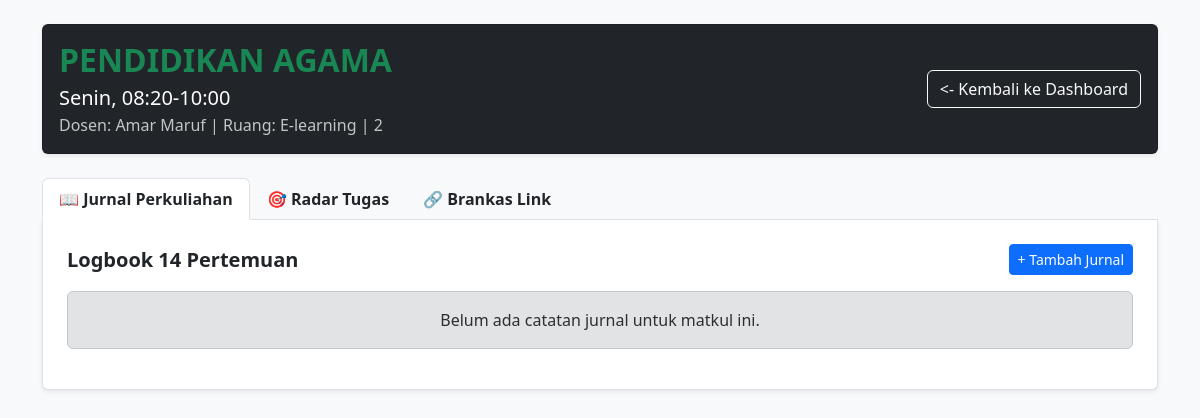
The page /detail/1 (signed in) on the database as committed earlier.
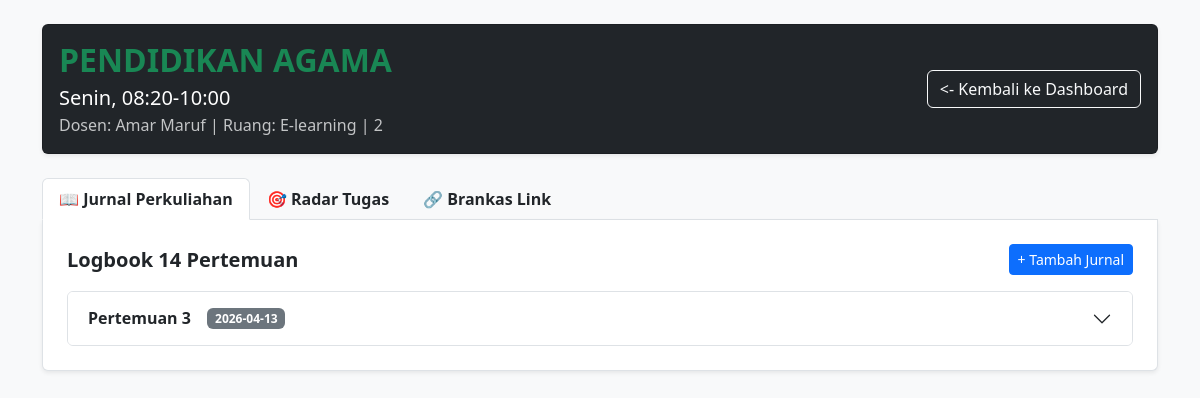
The same page on the database as committed later.
### tables this page shows
CREATE TABLE jadwal (
        id INTEGER PRIMARY KEY AUTOINCREMENT,
        matkul TEXT NOT NULL,
        dosen TEXT NOT NULL,
        hari TEXT NOT NULL,
        jam TEXT NOT NULL,
        sks INTEGER NOT NULL,
        ruang TEXT NOT NULL,
        semester INTEGER NOT NULL
    );

CREATE TABLE jurnal (
        id INTEGER PRIMARY KEY AUTOINCREMENT,
        jadwal_id INTEGER NOT NULL,
        pertemuan_ke INTEGER NOT NULL,
        tanggal TEXT NOT NULL,
        materi TEXT NOT NULL,
        FOREIGN KEY (jadwal_id) REFERENCES jadwal(id)
    );

### app.py (the view)
@app.route('/detail/<int:id_jadwal>')
def detail_kelas(id_jadwal):
    if not session.get('sudah_login'):
        return redirect(url_for('login'))
    conn = get_db_connection()
    matkul_info = conn.execute('SELECT * FROM jadwal WHERE id = ?', (id_jadwal,)).fetchone()
    data_jurnal = conn.execute('SELECT * FROM jurnal WHERE jadwal_id = ? ORDER BY pertemuan_ke ASC', (id_jadwal,)).fetchall()
    data_resources = conn.execute('SELECT * FROM resources WHERE jadwal_id = ?', (id_jadwal,)).fetchall()
    data_tugas = conn.execute('SELECT * FROM tugas WHERE matkul = ?', (matkul_info['matkul'],)).fetchall()
    conn.close()
    return render_template('detail_kelas.html', matkul=matkul_info, jurnal=data_jurnal, resources=data_resources, tugas=data_tugas)

### app.py (called while the page is built)
def get_db_connection():
    conn = sqlite3.connect('kuliah.db')
    conn.row_factory = sqlite3.Row
    return conn

### templates/detail_kelas.html (shortened to what this page needs)
<!DOCTYPE html>
<html lang="id">
<head>
    <link rel="stylesheet" href="https://cdn.jsdelivr.net/npm/bootstrap@5.3.3/dist/css/bootstrap.min.css">
</head>
<body class="bg-light">
    <div class="container mt-4">
        <div class="card bg-dark text-white mb-4 shadow-sm">
            <div class="card-body d-flex flex-column flex-md-row justify-content-between align-items-md-center">
                <div>
                    <h2 class="fw-bold mb-1 text-success">{{ matkul.matkul | upper }}</h2>
                    <p class="mb-0 fs-5">{{ matkul.hari }}, {{ matkul.jam }}</p>
                    <p class="mb-0 text-light opacity-75">Dosen: {{ matkul.dosen }} | Ruang: {{ matkul.ruang }} | {{ matkul.sks }}</p>
                </div>
                <div class="mt-3 mt-md-0">
                    <a href="/" class="btn btn-outline-light w-100"><- Kembali ke Dashboard</a>
                </div>
            </div>
        </div>
        <ul class="nav nav-tabs" id="myTab" role="tablist">
            <li class="nav-item" role="presentation">
                <button class="nav-link active fw-bold text-dark" data-bs-toggle="tab" data-bs-target="#jurnal">📖 Jurnal Perkuliahan</button>
            </li>
            <li class="nav-item" role="presentation">
                <button class="nav-link fw-bold text-dark" data-bs-toggle="tab" data-bs-target="#tugas">🎯 Radar Tugas</button>
            </li>
            <li class="nav-item" role="presentation">
                <button class="nav-link fw-bold text-dark" data-bs-toggle="tab" data-bs-target="#resources">🔗 Brankas Link</button>
            </li>
        </ul>
        <div class="tab-content bg-white border border-top-0 p-4 mb-5 shadow-sm rounded-bottom">
            <div class="tab-pane fade show active" id="jurnal">
                <div class="d-flex justify-content-between align-items-center mb-3">
                    <h5 class="fw-bold mb-0">Logbook 14 Pertemuan</h5>
                    <button class="btn btn-sm btn-primary" data-bs-toggle="modal" data-bs-target="#modalTambahJurnal">+ Tambah Jurnal</button>
                </div>
                {% if jurnal %}
                    <div class="accordion" id="accordionJurnal">
                        {% for j in jurnal %}
                        <div class="accordion-item">
                            <h2 class="accordion-header" id="heading{{ j.id}}">
                                <button class="accordion-button collapsed fw-bold" type="button" data-bs-toggle="collapse" data-bs-target="#collapse{{ j.id }}">
                                    Pertemuan {{ j.pertemuan_ke }} &nbsp; <span class="badge bg-secondary ms-2">{{ j.tanggal }}</span>
                                </button>
                            </h2>
                        </div>
                        {% endfor %}
                    </div>
                {% else %}
                    <div class="alert alert-secondary text-center">Belum ada catatan jurnal untuk matkul ini.</div>
                {% endif %}
            </div>
        </div>
    </div>
</body>
</html>

Rows that differ between the two databases and show on the page:
added jurnal: pertemuan_ke "3", tanggal "2026-04-13"
Other text that changed with them:
text no longer shown: "Belum ada catatan jurnal untuk matkul ini."
